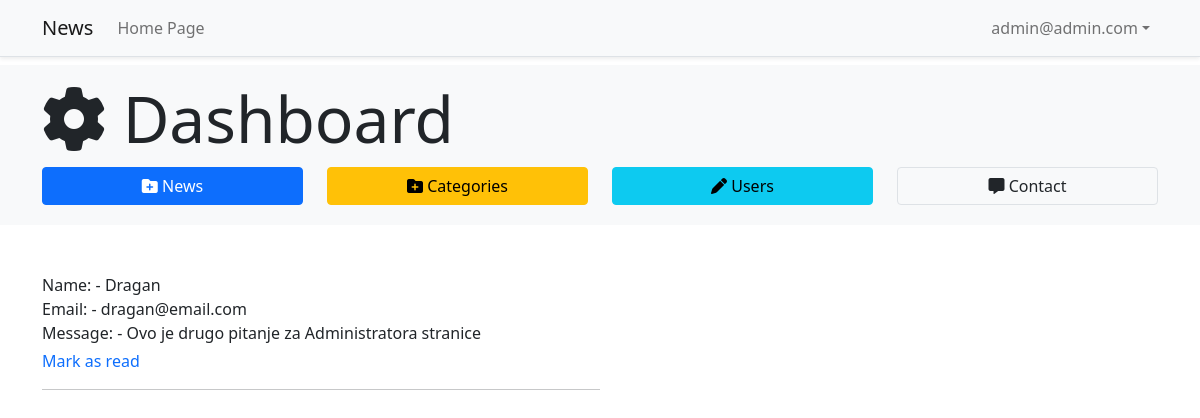
Page /admin/contactPage.php (signed in) on the committed database.
### tables this page shows
CREATE TABLE `contact` (
  `id` int(3) UNSIGNED NOT NULL,
  `name` varchar(255) NOT NULL,
  `email` varchar(255) NOT NULL,
  `text` text NOT NULL,
  `time` datetime NOT NULL DEFAULT current_timestamp(),
  `seen` int(1) NOT NULL DEFAULT 0
);

### admin/class/database.php (called while the page is built, shortened)
<?php
class Database {
  private $host = "localhost";
  private $user = "root";
  private $pass = "";
  private $name = "news";
  private $stmt;
  private $dbh;
  public function __construct(){
    $dns = "mysql:host=".$this->host.";dbname=".$this->name;
    try{
      $this->dbh = new PDO($dns, $this->user, $this->pass);
    }catch(PDOException $e){
      $this->error = $e->getMessage();
      echo $this->error;
    }
  }
  public function query($sql){
    return $this->stmt = $this->dbh->prepare($sql);
  }
  public function execute(){
    return $this->stmt->execute();
  }
  public function resultSet(){
    $this->execute();
    return $this->stmt->fetchAll(PDO::FETCH_OBJ);
  }
}
 ?>

### admin/class/contact.php (called while the page is built, shortened)
<?php
class Contact{
  private $db;
  public function __construct(){
    $this->db = new Database();
  }
  public function showNotSeen(){
    $this->db->query("SELECT * FROM contact WHERE seen = 0 ORDER BY id DESC");
    $results = $this->db->resultSet();
    return $results;
  }
}
$contact = new Contact();
 ?>

### admin/contactPage.php (the view, shortened to what this page needs)
<?php require_once "includes/header.php" ?>
<?php require_once "includes/navbar.php" ?>
<?php require_once "includes/adminDashboard.php" ?>
<div class="container my-5">
<?php foreach($contact->showNotSeen() as $contact): ?>
  <div class="w-50">
    <span>Name: - <?php echo $contact->name ?></span><br>
    <span>Email: - <?php echo $contact->email ?></span>
    <p class="mb-1">Message: - <?php echo $contact->text ?></p>
    <a href="#" class="text-decoration-none" data-role="makeSeen" data-id="<?php echo $contact->id ?>">Mark as read</a>
    <hr>
  </div>
<?php endforeach ?>
</div>

### admin/css/style.css (style rules this page uses)
span { cursor:pointer; }

### rows in the picture
contact: name "Dragan", email "dragan@email.com", text "Ovo je drugo pitanje za Administratora stranice"

### other values in the picture
$_SESSION['email'] "admin@admin.com"
